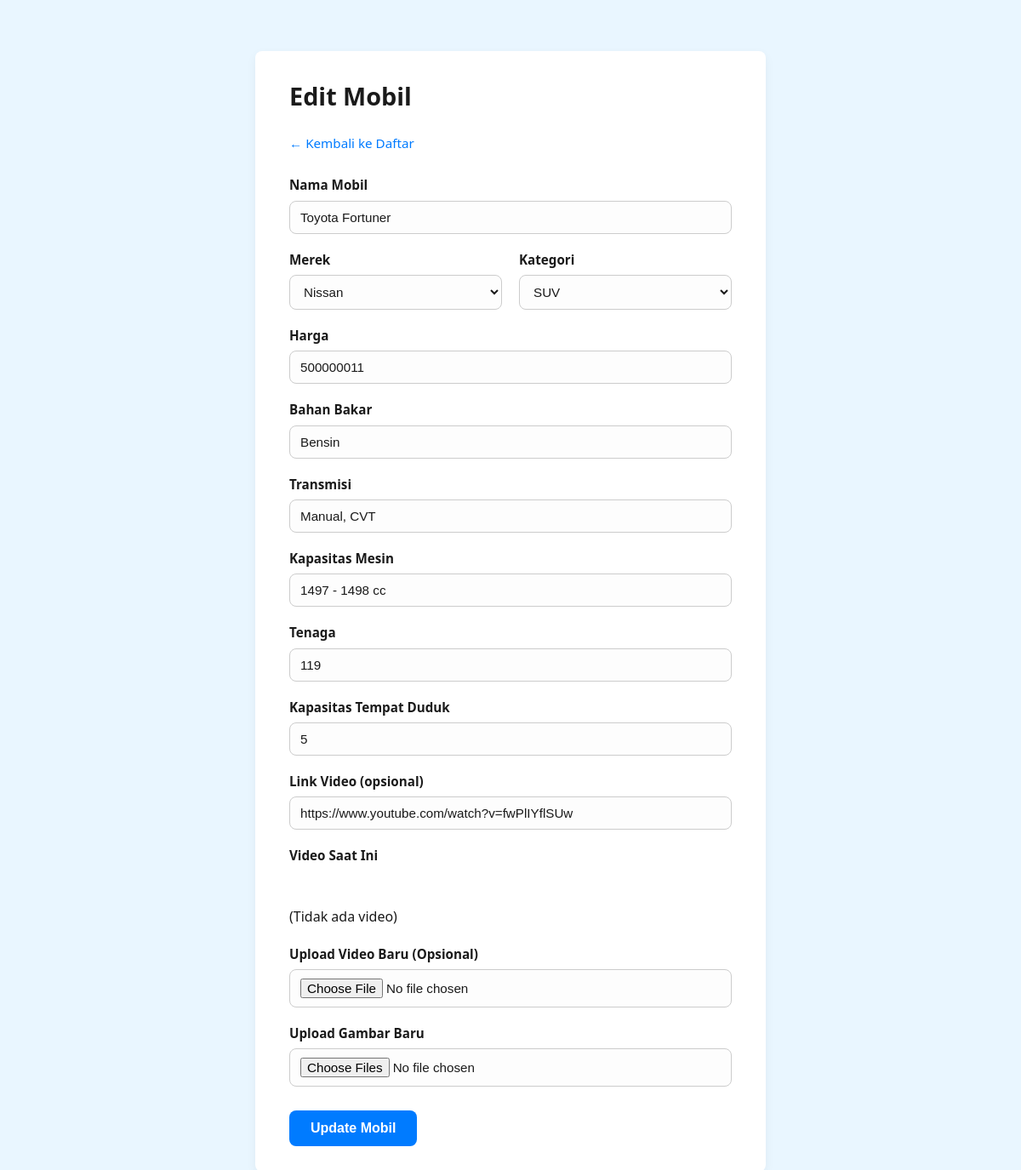
/admin/editMobil.php?id=1, run on the app's committed database.
### tables this page shows
CREATE TABLE `mobil` (
  `id_mobil` int(11) NOT NULL,
  `nama_mobil` varchar(100) NOT NULL,
  `id_merek` int(11) NOT NULL,
  `id_kategori` int(11) NOT NULL,
  `harga` int(11) NOT NULL,
  `spesifikasi` text DEFAULT NULL,
  `video_url` text DEFAULT NULL,
  `bahan_bakar` varchar(50) DEFAULT NULL,
  `transmisi` varchar(50) DEFAULT NULL,
  `kapasitas_mesin` varchar(50) DEFAULT NULL,
  `tenaga` varchar(50) DEFAULT NULL,
  `kapasitas_tempat_duduk` varchar(50) DEFAULT NULL,
  `deskripsi` text DEFAULT NULL,
  `video` varchar(255) DEFAULT NULL
);

CREATE TABLE `merek` (
  `id_merek` int(11) NOT NULL,
  `nama_merek` varchar(50) NOT NULL
);

CREATE TABLE `kategori` (
  `id_kategori` int(11) NOT NULL,
  `nama_kategori` varchar(50) NOT NULL
);

### admin/editMobil.php (the view, shortened to what this page needs)
<?php
include '../koneksi.php';
$id = isset($_GET['id']) ? (int) $_GET['id'] : 0;
$merekResult    = $conn->query("SELECT id_merek, nama_merek FROM merek");
$kategoriResult = $conn->query("SELECT id_kategori, nama_kategori FROM kategori");
$stmt = $conn->prepare("
    SELECT nama_mobil, id_merek, id_kategori, harga, video_url, video, bahan_bakar, transmisi, kapasitas_mesin, tenaga, kapasitas_tempat_duduk
    FROM mobil
    WHERE id_mobil = ?
");
$stmt->bind_param("i", $id);
$stmt->execute();
$stmt->bind_result($nama_mobil, $id_merek, $id_kategori, $harga, $video_url, $oldVideo, $bahan_bakar, $transmisi, $kapasitas_mesin, $tenaga, $kapasitas_tempat_duduk);
?>
<!DOCTYPE html>
<html lang="id">
<head>
  <link rel="stylesheet" href="assets/css/edit-mobil.css">
</head>
<body>
  <div class="container">
    <h1>Edit Mobil</h1>
    <a href="index.php" class="btn-back">← Kembali ke Daftar</a>
    <form method="post" enctype="multipart/form-data">
      <div class="form-group">
        <label>Nama Mobil</label>
        <input name="nama_mobil" type="text" value="<?= htmlspecialchars($nama_mobil) ?>" required>
      </div>
      <div class="form-inline">
        <div class="form-group">
          <label>Merek</label>
          <select name="id_merek" required>
            <?php while ($m = $merekResult->fetch_assoc()): ?>
              <option value="<?= $m['id_merek'] ?>" <?= $m['id_merek'] == $id_merek ? 'selected' : '' ?>>
                <?= htmlspecialchars($m['nama_merek']) ?>
              </option>
            <?php endwhile; ?>
          </select>
        </div>
        <div class="form-group">
          <label>Kategori</label>
          <select name="id_kategori" required>
            <?php while ($k = $kategoriResult->fetch_assoc()): ?>
              <option value="<?= $k['id_kategori'] ?>" <?= $k['id_kategori'] == $id_kategori ? 'selected' : '' ?>>
                <?= htmlspecialchars($k['nama_kategori']) ?>
              </option>
            <?php endwhile; ?>
          </select>
        </div>
      </div>
      <div class="form-group">
        <label>Harga</label>
        <input name="harga" type="number" value="<?= $harga ?>" required>
      </div>
      <div class="form-group">
        <label>Bahan Bakar</label>
        <input name="bahan_bakar" type="text" value="<?= htmlspecialchars($bahan_bakar) ?>">
      </div>
      <div class="form-group">
        <label>Transmisi</label>
        <input name="transmisi" type="text" value="<?= htmlspecialchars($transmisi) ?>">
      </div>
      <div class="form-group">
        <label>Kapasitas Mesin</label>
        <input name="kapasitas_mesin" type="text" value="<?= htmlspecialchars($kapasitas_mesin) ?>">
      </div>
      <div class="form-group">
        <label>Tenaga</label>
        <input name="tenaga" type="text" value="<?= htmlspecialchars($tenaga) ?>">
      </div>
      <div class="form-group">
        <label>Kapasitas Tempat Duduk</label>
        <input name="kapasitas_tempat_duduk" type="number" value="<?= $kapasitas_tempat_duduk ?>">
      </div>
      <div class="form-group">
        <label>Link Video (opsional)</label>
        <input name="video_url" type="url" value="<?= htmlspecialchars($video_url) ?>">
      </div>
      <div class="form-group">
        <label>Video Saat Ini</label><br>
        <?php if ($oldVideo): ?>
          <video controls>
            <source src="<?= htmlspecialchars($oldVideo) ?>" type="video/mp4">
            Browser Anda tidak mendukung tag video.
          </video>
        <?php else: ?>
          <p>(Tidak ada video)</p>
        <?php endif; ?>
      </div>
      <div class="form-group">
        <label>Upload Video Baru (Opsional)</label>
        <input type="file" name="video" accept="video/*">
      </div>
      <div class="form-group">
        <label>Upload Gambar Baru</label>
        <input type="file" name="gambar[]" accept="image/*" multiple>
      </div>
      <input type="submit" value="Update Mobil">
    </form>
  </div>
</body>
</html>

### admin/assets/css/edit-mobil.css (style rules this page uses)
:root { --primary-color: #007bff; --primary-hover: #0056b3; --background-light: #e9f6ff; --container-bg: #ffffff; --text-color: #1a1a1a; --border-radius: 8px; --input-border: #ccc; --input-focus: #7abaff; --shadow-light: rgba(0, 0, 0, 0.05); }
* { box-sizing: border-box; }
body { margin: 0; padding: 0; background-color: var(--background-light); font-family: "Segoe UI", Tahoma, Geneva, Verdana, sans-serif; color: var(--text-color); line-height: 1.6; }
.container { max-width: 600px; margin: 60px auto; background-color: var(--container-bg); padding: 30px 40px; border-radius: var(--border-radius); box-shadow: 0 4px 12px var(--shadow-light); }
h1 { margin-top: 0; margin-bottom: 20px; font-size: 1.8rem; }
.btn-back { display: inline-block; margin-bottom: 25px; color: var(--primary-color); text-decoration: none; font-size: 0.95rem; transition: color 0.2s ease; }
form .form-group { margin-bottom: 18px; }
label { display: block; margin-bottom: 6px; font-weight: 600; font-size: 0.95rem; }
input[type="text"], input[type="url"], input[type="number"], select, input[type="file"] { width: 100%; padding: 10px 12px; font-size: 0.95rem; color: var(--text-color); border: 1px solid var(--input-border); border-radius: var(--border-radius); background-color: #fdfdfd; transition: border-color 0.2s ease, box-shadow 0.2s ease; }
.form-inline { display: flex; gap: 20px; flex-wrap: wrap; }
.form-inline .form-group { flex: 1; min-width: 140px; }
button[type="submit"], input[type="submit"] { display: inline-block; background-color: var(--primary-color); color: #ffffff; font-size: 1rem; font-weight: 600; padding: 12px 25px; border: none; border-radius: var(--border-radius); cursor: pointer; transition: background-color 0.2s ease, box-shadow 0.2s ease; margin-top: 10px; }

### data on the page
mobil: nama_mobil "Toyota Fortuner", id_merek "Nissan", id_kategori "SUV", harga "500000011", bahan_bakar "Bensin", transmisi "Manual, CVT", kapasitas_mesin "1497 - 1498 cc", tenaga "119", kapasitas_tempat_duduk "5", video_url "https://www.youtube.com/watch?v=fwPlIYflSUw"
